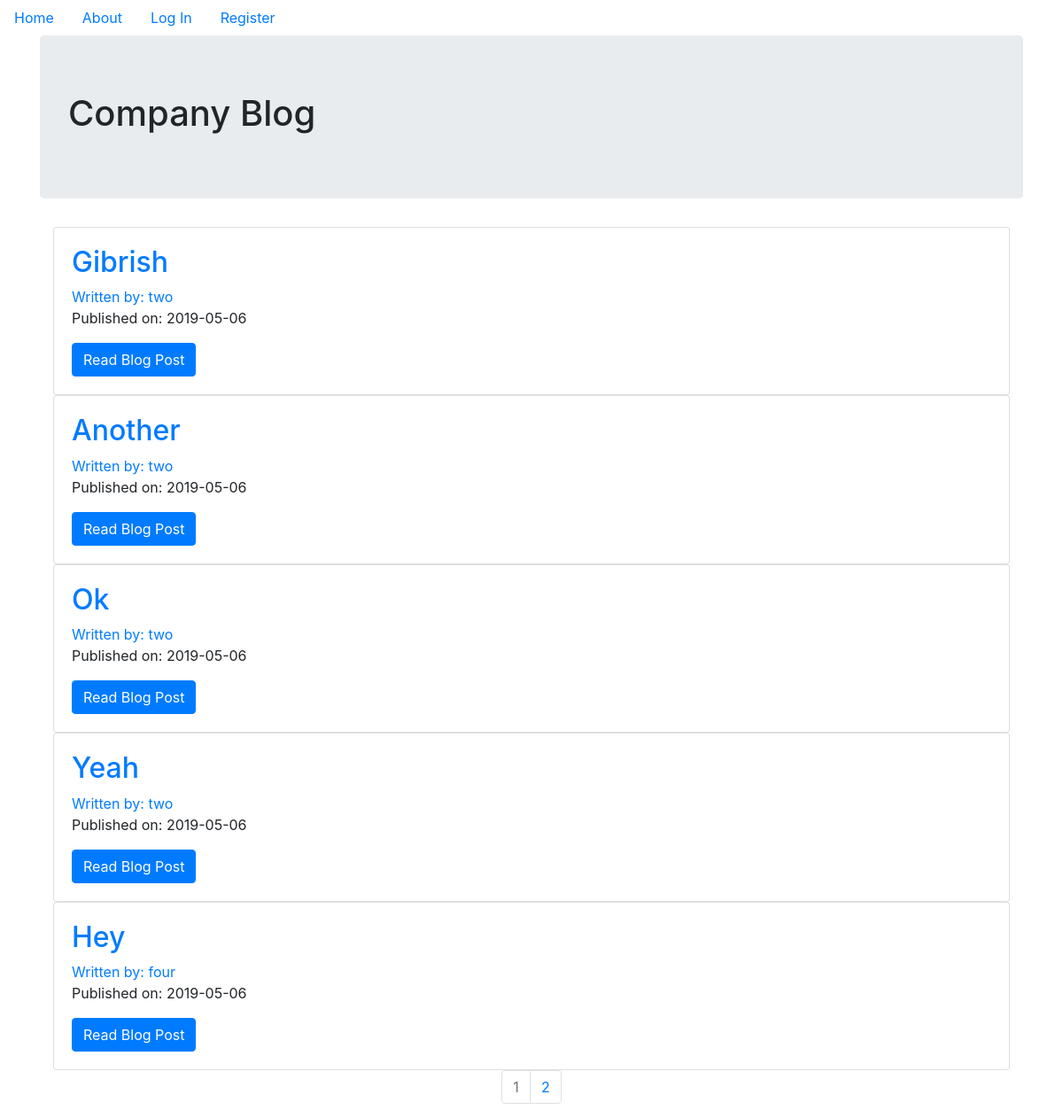
The page / on the database its author committed.
### company_blog/models.py (models this page shows, shortened)
class BlogPost(db.Model):
  users = db.relationship(User)
  id = db.Column(db.Integer, primary_key=True)
  user_id = db.Column(db.Integer, db.ForeignKey('users.id'), nullable=False)
  date = db.Column(db.DateTime, nullable=False, default=datetime.utcnow)
  title = db.Column(db.String(200), nullable=False)
  text = db.Column(db.Text, nullable=False)

class User(db.Model, UserMixin):
  __tablename__ = 'users'
  id = db.Column(db.Integer, primary_key=True)
  profile_image = db.Column(db.String(20), nullable=False, default='default_profile.png')
  email = db.Column(db.String(64), unique=True, index=True)
  username = db.Column(db.String(64), unique=True, index=True)
  password_hash = db.Column(db.String(128))
  posts = db.relationship('BlogPost', backref='author', lazy=True)

### company_blog/core/views.py (the view)
@core.route('/')
def index():
  page = request.args.get('page', 1, type=int)
  blog_posts = BlogPost.query.order_by(BlogPost.date.desc()).paginate(page=page, per_page=5)
  return render_template('index.html', blog_posts=blog_posts)

### company_blog/templates/index.html
{% extends "base.html" %}
{% block content %}
  <div class="jumbotron">
    <h1>Company Blog</h1>
  </div>
  <div class="container">
    {% for post in blog_posts.items %}
      <div class="card">
        <div class="card-body">
          <h2><a class="card-title" href="{{url_for('blog_posts.blog_post',blog_post_id=post.id)}}">{{post.title}}</a></h2>
          <a href="{{url_for('users.user_posts',username=post.author.username)}}">Written by: {{post.author.username}}</a>
          <p class="card-text">Published on: {{post.date.strftime('%Y-%m-%d')}}</p>
          <a class="btn btn-primary" href="{{url_for('blog_posts.blog_post',blog_post_id=post.id)}}">Read Blog Post</a>
        </div>
      </div>
    {% endfor %}
  </div>
  <nav aria-label="Page navigation example">
    <ul class="pagination justify-content-center">
      {% for page_num in blog_posts.iter_pages(left_edge=1,right_edge=1,left_current=1,right_current=2) %}
        {% if blog_posts.page == page_num %}
          <li class="page-item disabled">
            <a class="page-link" href="{{url_for('core.index',page=page_num)}}">{{page_num}}</a>
          </li>
        {% else %}
          <li class="page-item">
            <a class="page-link" href="{{url_for('core.index',page=page_num)}}">{{page_num}}</a>
          </li>
        {% endif %}
      {% endfor %}
    </ul>
  </nav>
{% endblock %}

### rows shown on the page
BlogPost: title "Gibrish", author.username "two", date "2019-05-06"
BlogPost: title "Another", author.username "two", date "2019-05-06"
BlogPost: title "Ok", author.username "two", date "2019-05-06"
BlogPost: title "Yeah", author.username "two", date "2019-05-06"
BlogPost: title "Hey", author.username "four", date "2019-05-06"

### other values the page prints
{{ page_num }} "1"
{{ page_num }} "2"
